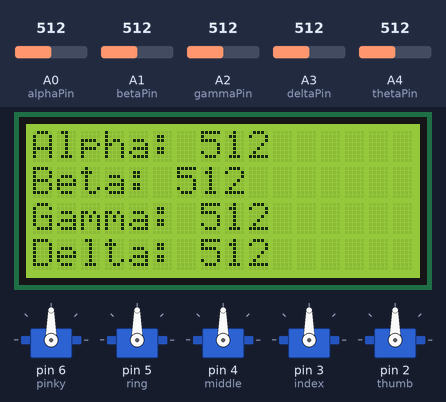
A sketch run on a simulated Arduino Uno, built with avr-gcc and run on an emulated ATmega328P. On the bench: 5 × servo, 16×4 character LCD. Inputs (shaded band) come from the test bench; at power-on: A0 (alphaPin) = 512, A1 (betaPin) = 512, A2 (gammaPin) = 512, A3 (deltaPin) = 512, A4 (thetaPin) = 512.

Above: at 1.2 s.
1.3 s: A0 (alphaPin) set to 716
At 1.7 s:
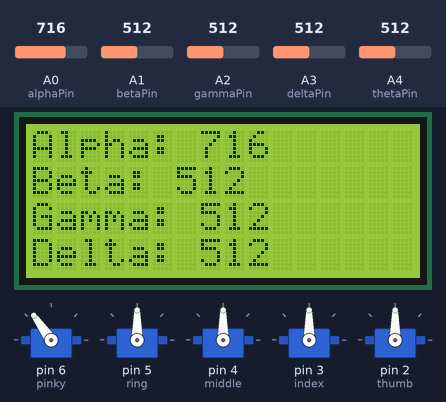
2.8 s: A1 (betaPin) set to 716
At 3.3 s:
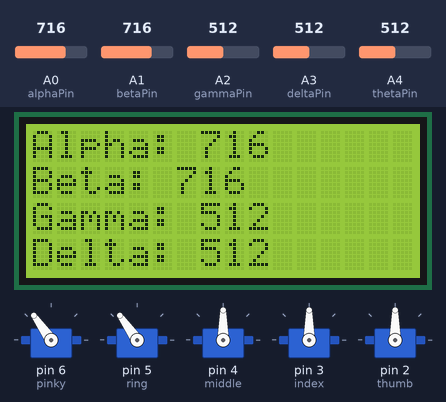
4.5 s: A2 (gammaPin) set to 716
At 5.8 s:
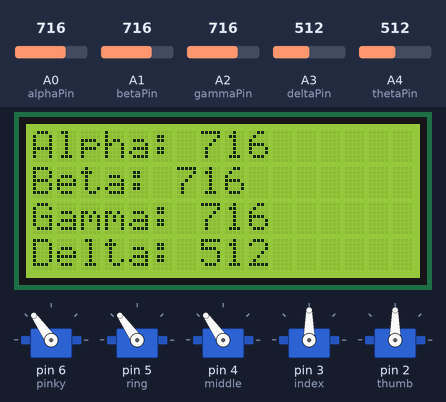
6.1 s: A3 (deltaPin) set to 716
At 7.2 s:
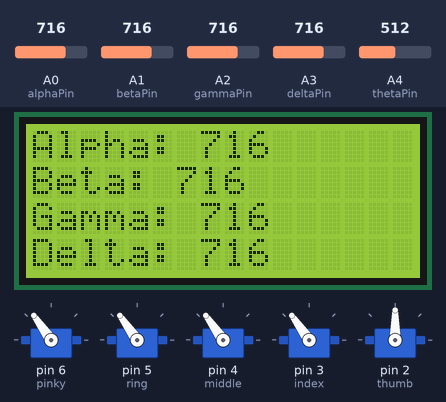
7.6 s: A0 (alphaPin) set to 992
At 8.3 s:
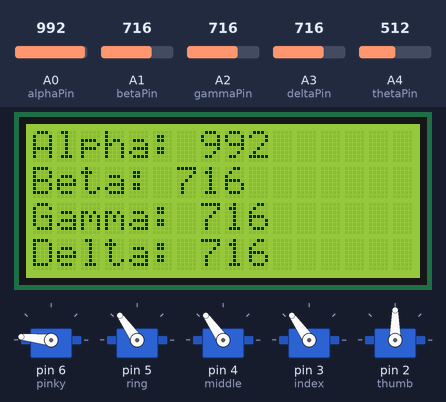
9.1 s: A1 (betaPin) set to 992
At 10.0 s:
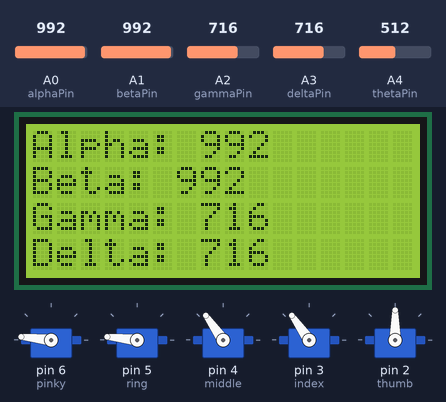
Timing chart, 0 to 11.7 s (numbered marks = the images above; inputs shaded):
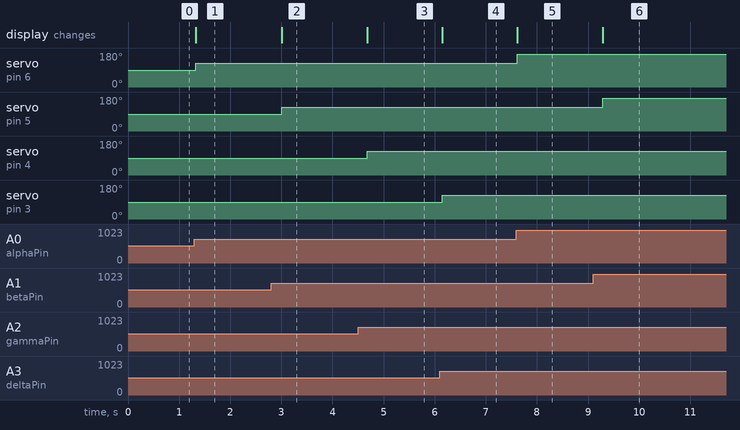

The sketch:

code.ino
```cpp
#include <Servo.h>
#include <LiquidCrystal.h>

Servo pinky;
Servo ring;
Servo middle;
Servo index;
Servo thumb;

// Define analog pins for the electrodes
const int alphaPin = A0;
const int betaPin = A1;
const int gammaPin = A2;
const int deltaPin = A3;
const int thetaPin = A4;

int alpha = 0;
int beta = 0;
int gamma = 0;
int delta = 0;
int theta = 0;

// Define pins for the LCD
const int rs = 12, en = 11, d4 = 10, d5 = 9, d6 = 8, d7 = 7;
LiquidCrystal lcd(rs, en, d4, d5, d6, d7);

void setup() {
  pinky.attach(6);
  ring.attach(5);
  middle.attach(4);
  index.attach(3);
  thumb.attach(2);

  Serial.begin(9600); // Start serial communication at 9600 baud
  lcd.begin(16, 4);   // Initialize the LCD with 16 columns and 4 rows
}

void loop() {
  // Read analog values from electrodes
  alpha = analogRead(alphaPin);
  beta = analogRead(betaPin);
  gamma = analogRead(gammaPin);
  delta = analogRead(deltaPin);
  theta = analogRead(thetaPin);

  // Control the servos based on the received values
  pinky.write(map(alpha, 0, 1023, 0, 180));
  ring.write(map(beta, 0, 1023, 0, 180));
  middle.write(map(gamma, 0, 1023, 0, 180));
  index.write(map(delta, 0, 1023, 0, 180));
  thumb.write(map(theta, 0, 1023, 0, 180));

  // Display the values on the LCD
  lcd.clear();
  lcd.setCursor(0, 0);
  lcd.print("Alpha: ");
  lcd.print(alpha);
  lcd.setCursor(0, 1);
  lcd.print("Beta: ");
  lcd.print(beta);
  lcd.setCursor(0, 2);
  lcd.print("Gamma: ");
  lcd.print(gamma);
  lcd.setCursor(0, 3);
  lcd.print("Delta: ");
  lcd.print(delta);

  delay(200); // Add a small delay to avoid flickering
}
```

Measured:
- after the input at 1.3 s, servo on pin 6 (pinky): 90° → 125° at once; the display: changes at once (image 1)
- after the input at 2.8 s, servo on pin 5 (ring): 90° → 125° after 0.21 s; the display: changes after 0.21 s (image 2)
- after the input at 4.5 s, servo on pin 4 (middle): 90° → 125° after 0.18 s; the display: changes after 0.18 s (image 3)
- after the input at 6.1 s, servo on pin 3 (index): 90° → 125° after 0.05 s; the display: changes after 0.05 s (image 4)
- after the input at 7.6 s, servo on pin 6 (pinky): 125° → 174° at once; the display: changes at once (image 5)
- after the input at 9.1 s, servo on pin 5 (ring): 125° → 174° after 0.19 s; the display: changes after 0.19 s (image 6)
